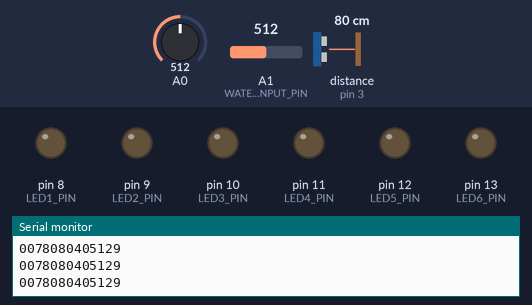
Simulated run of this sketch. Board: Arduino Uno, built with avr-gcc and run on an emulated ATmega328P. On the bench: output pins drawn as LEDs (lit = HIGH), the last lines printed to the serial monitor. Wiring (inferred from the names in the program): ultrasonic range finder: trigger pin 2; echo pin 3. Inputs (shaded band) come from the test bench; at power-on: distance to the obstacle (sensor on pin 3) 80 cm, A0 = 512, A1 (WATER_INPUT_PIN) = 512. The echo pulse lasts 58.3 µs per cm; pins used as bus, display or sensor lines are not drawn.

Above: at 1.2 s.
1.3 s: distance to the obstacle (sensor on pin 3) set to 47 cm
2.8 s: distance to the obstacle (sensor on pin 3) set to 39 cm
At 4.0 s:
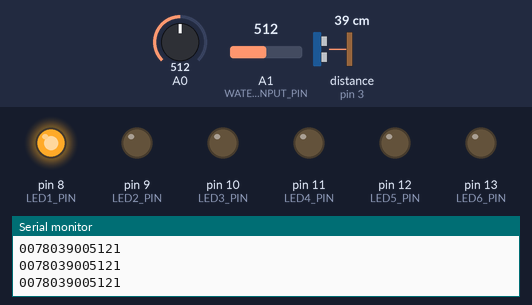
4.3 s: distance to the obstacle (sensor on pin 3) set to 31 cm
At 5.0 s:
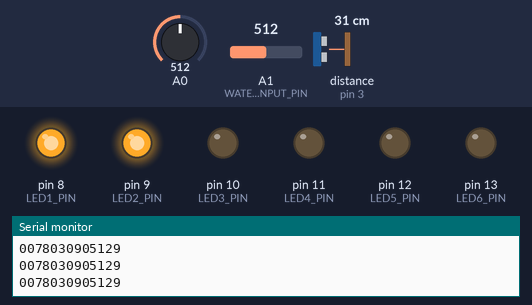
5.8 s: distance to the obstacle (sensor on pin 3) set to 27 cm
At 7.1 s:
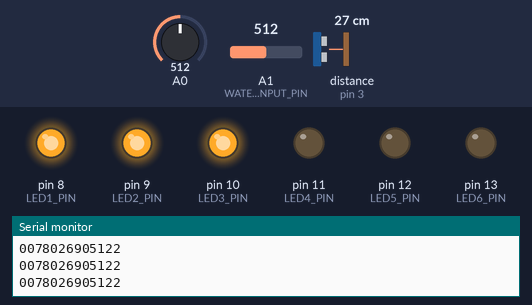
7.4 s: distance to the obstacle (sensor on pin 3) set to 2 cm
At 8.0 s:
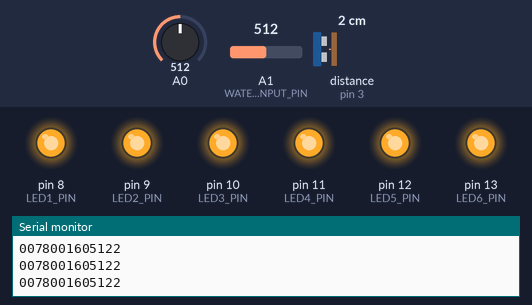
8.9 s: distance to the obstacle (sensor on pin 3) set to 35 cm
At 9.9 s:
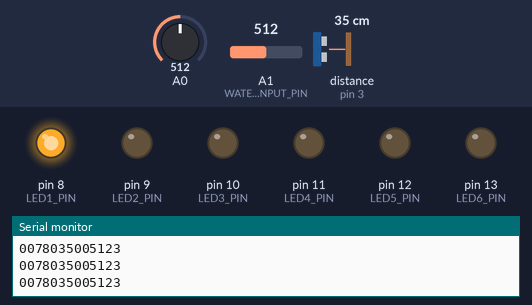
Timing chart, 0 to 11.5 s (numbered marks = the images above; inputs shaded):
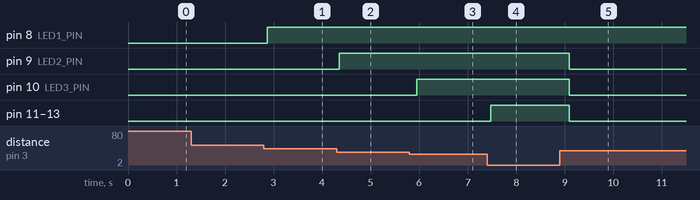

Measured:
- the behaviour switches between 42 and 41 cm on distance to the obstacle (sensor on pin 3) (found by bisection; images 0 and 1)
- the behaviour switches between 35 and 34 cm on distance to the obstacle (sensor on pin 3) (found by bisection; images 1 and 2)
- the behaviour switches between 29 and 28 cm on distance to the obstacle (sensor on pin 3) (found by bisection; images 2 and 3)
- after the input at 2.8 s, pin 8 (LED1_PIN): LOW → HIGH after 0.07 s
- after the input at 4.3 s, pin 9 (LED2_PIN): LOW → HIGH after 0.06 s
- after the input at 5.8 s, pin 10 (LED3_PIN): LOW → HIGH after 0.15 s
- after the input at 7.4 s, pin 11 (LED4_PIN), pin 12 (LED5_PIN), pin 13 (LED6_PIN): LOW → HIGH after 0.08 s
- after the input at 8.9 s, pin 9 (LED2_PIN), pin 10 (LED3_PIN), pin 11 (LED4_PIN), pin 12 (LED5_PIN), pin 13 (LED6_PIN): HIGH → LOW after 0.20 s

The sketch:

distance_sensors.ino
```cpp
#include <stdio.h>

// 超音波センサー
#define TRIG_PIN 2
#define ECHO_PIN 3
#define TRIG_DELAY 10
#define US_SAMPLING_COUNT 20
// 赤外線センサー
#define IR_INPUT_PIN 0
#define IR_SAMPLING_COUNT 100
// 水センサー
#define WATER_INPUT_PIN 1
// LED
#define LED1_PIN 8
#define LED2_PIN 9
#define LED3_PIN 10
#define LED4_PIN 11
#define LED5_PIN 12
#define LED6_PIN 13


// 初期化
void setup() {
  // 超音波センサー
  pinMode(TRIG_PIN, OUTPUT);
  pinMode(ECHO_PIN, INPUT);
  // LED
  pinMode(LED1_PIN, OUTPUT);
  pinMode(LED2_PIN, OUTPUT);
  pinMode(LED3_PIN, OUTPUT);
  pinMode(LED4_PIN, OUTPUT);
  pinMode(LED5_PIN, OUTPUT);
  pinMode(LED6_PIN, OUTPUT);

  Serial.begin(9600);
}

// メインループ
void loop() {
  int ultrasonic_distance = 0;
  int ir_distance = 0;
  int water_level = 0;

  ultrasonic_distance = get_ultrasonic_distance();
  ir_distance = get_ir_distance();
  water_level = get_water_level();

  char output[13];
  snprintf(output, sizeof(output), "%04d%04d%04d", ir_distance, ultrasonic_distance, water_level);
  char output_with_digit[sizeof(output) + 2];
  add_check_digit(output_with_digit, output);
  Serial.println(output_with_digit);

  output_led(6 - ultrasonic_distance / 70);

  delay(100);
}

// LED に出力
void output_led(int level) {
  int led[6] = {LOW, LOW, LOW, LOW, LOW};
  int i;
  for(i = 0; i < level && i < 6; i++) {
    led[i] = HIGH;
  }

  digitalWrite(LED1_PIN, led[0]);
  digitalWrite(LED2_PIN, led[1]);
  digitalWrite(LED3_PIN, led[2]);
  digitalWrite(LED4_PIN, led[3]);
  digitalWrite(LED5_PIN, led[4]);
  digitalWrite(LED6_PIN, led[5]);
}

// 超音波センサーから距離を取得(mm)
int get_ultrasonic_distance() {
  unsigned long distance_total = 0;
  unsigned long interval = 0;
  int i = 0;

  for(i = 0; i < US_SAMPLING_COUNT; i++) {
    // トリガーのパルスを送信
    digitalWrite(TRIG_PIN, HIGH);
    delayMicroseconds(TRIG_DELAY);
    digitalWrite(TRIG_PIN, LOW);

    interval = pulseIn(ECHO_PIN, HIGH, 2000000);
    distance_total += (int)((double)interval * 0.17325);

    delay(1);
  }

  return (int)(distance_total / US_SAMPLING_COUNT);
}

// 赤外線センサーから距離を取得
int get_ir_distance() {
  int ans;
  float volts;

  ans = get_serial_average(IR_INPUT_PIN);
  volts = analog_to_volts(ans);
  return volts_to_mm(volts);
}

// アナログポートからの入力値の平均値を取得
int get_serial_average(int pin_no) {
  long sum;
  int i;

  sum = 0;

  for(i = 0; i < IR_SAMPLING_COUNT; i++) {
    sum = sum + analogRead(pin_no);
  }

  return sum / IR_SAMPLING_COUNT;
}

// アナログポートからの入力値を電圧に変換
float analog_to_volts(int analog_value) {
  return (float)analog_value * 5.0 / 1024.0;
}

// 電圧から距離に変換
int volts_to_mm(float volts) {
  int mm;
  if(volts > 3.0) {
    return 70;
  }
  else if(0.4 >= volts) {
    return 800;
  }
  else {
    mm = calc_volts_to_mm(volts, 3.0, 2.3, 100, 70);
    if(mm >= 0) {
      return mm;
    }
    mm = calc_volts_to_mm(volts, 2.3, 1.7, 150, 100);
    if(mm >= 0) {
      return mm;
    }
    mm = calc_volts_to_mm(volts, 1.7, 1.3, 200, 150);
    if(mm >= 0) {
      return mm;
    }
    mm = calc_volts_to_mm(volts, 1.3, 1.1, 250, 200);
    if(mm >= 0) {
      return mm;
    }
    mm = calc_volts_to_mm(volts, 1.1, 0.9, 300, 250);
    if(mm >= 0) {
      return mm;
    }
    mm = calc_volts_to_mm(volts, 0.9, 0.75, 400, 300);
    if(mm >= 0) {
      return mm;
    }
    mm = calc_volts_to_mm(volts, 0.75, 0.6, 500, 400);
    if(mm >= 0) {
      return mm;
    }
    mm = calc_volts_to_mm(volts, 0.6, 0.5, 600, 500);
    if(mm >= 0) {
      return mm;
    }
    mm = calc_volts_to_mm(volts, 0.5, 0.45, 700, 600);
    if(mm >= 0) {
      return mm;
    }
    mm = calc_volts_to_mm(volts, 0.45, 0.4, 800, 700);
    if(mm >= 0) {
      return mm;
    }
  }
  return -1;
}

// 電圧から距離を計算
int calc_volts_to_mm(float volts, float volts_max, float volts_min, int mm_max, int mm_min) {
  float temp;
  if(volts_max >= volts && volts > volts_min) {
    temp = (float)(mm_max - mm_min) / (volts_max - volts_min);
    return (int)(mm_min + (volts - volts_min) * temp);
  }
  else {
    return -1;
  }
}

// 水センサーの値を取得
int get_water_level() {
  int value = analogRead(WATER_INPUT_PIN);
  return value;
}

// チェックディジットを付加します
void add_check_digit(char added_value[], char value[]) {
  int len = strlen(value);

  char digit = calc_check_digit(value);

  strcpy(added_value, value);

  added_value[len] = digit;
  added_value[len + 1] = '\0';
}

// チェックディジットをチェックします
boolean check_check_digit(char value[]) {
  int len = strlen(value);
  char check_value[len];
  strncpy(check_value, value, len - 1);
  check_value[len - 1] = '\0';
  char digit = calc_check_digit(check_value);
  return digit == value[len - 1];
}

// チェックディジットを計算
char calc_check_digit(char value[]) {
  int i;
  int odd = 0;
  int even = 0;

  int len = strlen(value);

  // 奇数桁
  for(i = 0; i < len; i += 2) {
    odd += value[i] - '0';
  }
  for(i = 1; i < len; i+= 2) {
    even += value[i] - '0';
  }
  return '0' + (10 - ((odd * 3 + even) % 10)) % 10;
}
```
